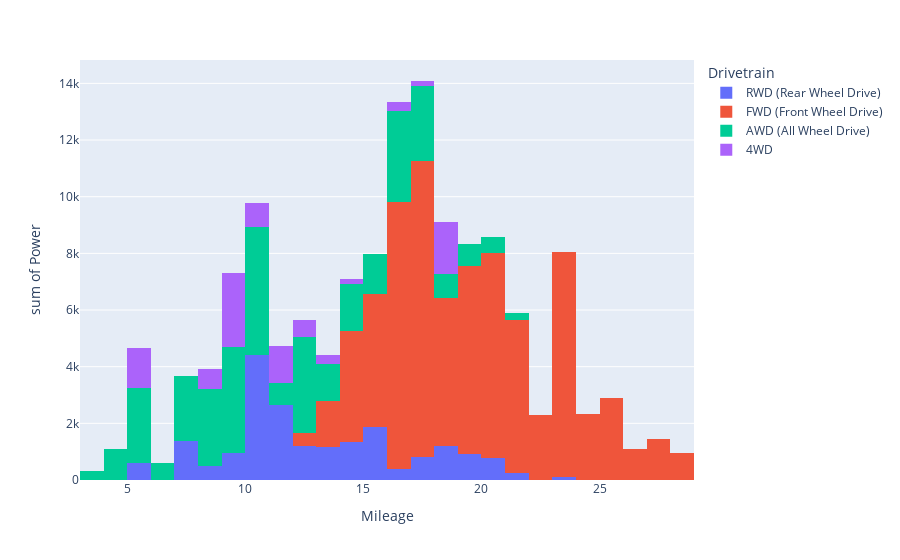

The code cell stored with this chart in its notebook:
### Code cell
fig = px.histogram(df, x = 'Mileage' , y = 'Power' , color = 'Drivetrain', nbins = 30)
fig.show()

### Figure 1 — Plotly figure (JSON) as saved in the notebook; plotly's stock layout.template omitted (floating-point values rounded to 4 significant figures; data arrays with more than 128 entries replaced by an {"elided": "..."} marker saying what was removed)
{"data": [{"alignmentgroup": "True", "bingroup": "x", "histfunc": "sum", "hovertemplate": "Drivetrain=RWD (Rear Wheel Drive)<br>Mileage=%{x}<br>sum of Power=%{y}<extra></extra>", "legendgroup": "RWD (Rear Wheel Drive)", "marker": {"color": "#636efa", "pattern": {"shape": ""}}, "name": "RWD (Rear Wheel Drive)", "nbinsx": 30, "offsetgroup": "RWD (Rear Wheel Drive)", "orientation": "v", "showlegend": true, "type": "histogram", "x": [23.6, 23.6, 21.9, 23.6, 21.9, 15, 15, 13.8, 10, 11, 11, 11, 11, 13.12, 13.12, 19.33, 19.33, 19.33, 13, 10, 7.4, 7.4, 10, 7.9, 9.5, 16.5, 20, 17, 17, 18.49, 18.49, 18.49, 13.5, 17.6, 17.6, 17.6, 15.4, 15, 15.4, 15.4, 15.1, 10.83, 10.83, 10.75, 11.25, 11.25, 11.25, 15, 11.25, 10.75, 15.4, 15.1, 12.9, 14.24, 10.26, 10.01, 12.9, 12.62, 12.62, 17.05, 19.62, 19.62, 16.13, 7.6, 7.6, 9.8, 11.24, 11.24, 10.6, 5.5, 16.8, 16.8, 18.49, 18.49, 18.49, 18.49, 18.49, 18.49, 18.49, 14.1, 10.75, 8, 12.9, 18.12, 14.69, 15.01, 21.76, 14.3, 15.3, 10.7, 10.85, 14.23, 14.23, 20.45, 20.45, 20.45, 20.45, 20.45, 20.45, 10.77, 10.77, 10.77, 10.77], "xaxis": "x", "y": [37.48, 37.48, 37.48, 37.48, 37.48, 72, 72, 174.6, 246.6, 246.6, 177.5, 177.5, 246.6, 243.6, 243.6, 177.5, 177.5, 177.5, 395.5, 404.4, 295.9, 295.9, 453.7, 271.2, 505, 69.04, 113.4, 83.84, 83.84, 118.4, 118.4, 118.4, 119.3, 153.9, 147.9, 153.9, 147.9, 147.9, 147.9, 147.9, 147.9, 163.7, 163.7, 161.8, 147.9, 171.6, 171.6, 147.9, 163.7, 163.7, 147.9, 147.9, 174.6, 174.6, 163.7, 163.7, 174.6, 157.8, 157.8, 184.4, 187.4, 187.4, 254.5, 194.3, 335.4, 443.8, 572.1, 563.2, 601.7, 601.7, 33.53, 33.53, 82.85, 82.85, 82.85, 98.63, 98.63, 98.63, 98.63, 153.9, 425.1, 498.1, 552.3, 187.4, 254.5, 248.6, 185.4, 542.5, 292.9, 292.9, 292.9, 104.5, 104.5, 108.5, 108.5, 108.5, 108.5, 108.5, 108.5, 175.6, 175.6, 175.6, 175.6], "yaxis": "y"}, {"alignmentgroup": "True", "bingroup": "x", "histfunc": "sum", "hovertemplate": "Drivetrain=FWD (Front Wheel Drive)<br>Mileage=%{x}<br>sum of Power=%{y}<extra></extra>", "legendgroup": "FWD (Front Wheel Drive)", "marker": {"color": "#EF553B", "pattern": {"shape": ""}}, "name": "FWD (Front Wheel Drive)", "nbinsx": 30, "offsetgroup": "FWD (Front Wheel Drive)", "orientation": "v", "showlegend": true, "type": "histogram", "x": {"elided": "744 float values"}, "xaxis": "x", "y": {"elided": "744 float values"}, "yaxis": "y"}, {"alignmentgroup": "True", "bingroup": "x", "histfunc": "sum", "hovertemplate": "Drivetrain=AWD (All Wheel Drive)<br>Mileage=%{x}<br>sum of Power=%{y}<extra></extra>", "legendgroup": "AWD (All Wheel Drive)", "marker": {"color": "#00cc96", "pattern": {"shape": ""}}, "name": "AWD (All Wheel Drive)", "nbinsx": 30, "offsetgroup": "AWD (All Wheel Drive)", "orientation": "v", "showlegend": true, "type": "histogram", "x": [16.3, 16.3, 13.8, 17.06, 15.73, 15.73, 13.57, 12.8, 12.8, 12.8, 8.61, 18, 17.66, 17.66, 17.66, 11.86, 7.96, 7.9, 7.9, 7.9, 10.63, 10.63, 10.63, 6.71, 7.8, 8.6, 9, 19, 8.77, 9, 16, 16, 17.6, 16.3, 16.3, 16.3, 16.3, 17.1, 17.1, 10.91, 20.68, 20.68, 20.68, 16.3, 19.6, 15.73, 12.44, 12.44, 18.8, 16.4, 16.4, 13.32, 8.4, 14.75, 14.75, 11.68, 14.75, 17.2, 17.2, 17.2, 17.2, 12.9, 12.9, 12.9, 3.4, 16.2, 9, 9.8, 10.6, 8, 10.6, 10.6, 10.6, 5.5, 5.5, 5.5, 14.1, 18.3, 18.3, 16.38, 21.27, 17.2, 13.38, 13.38, 8.9, 9.1, 9, 14.9, 9.62, 16.46, 16.46, 10.8, 12.05, 12.05, 9.8, 5.5, 15.4, 15.4, 15.4, 4, 4, 11.56], "xaxis": "x", "y": [170.6, 170.6, 174.6, 139.1, 174.6, 174.6, 328.4, 236.7, 236.7, 461.6, 282.1, 258.4, 261.4, 261.4, 261.4, 335.4, 600.7, 271.2, 345.2, 424.1, 542.5, 542.5, 542.5, 601.7, 641.1, 581.9, 552.3, 599.7, 542.5, 596.7, 152.9, 152.9, 153.9, 170.6, 170.6, 170.6, 170.6, 170.6, 170.6, 197.3, 187.4, 187.4, 187.4, 189.4, 187.4, 187.4, 244.6, 244.6, 229.8, 185.4, 261.4, 244.6, 264.3, 245.6, 245.6, 248.6, 245.6, 221.9, 221.9, 315.6, 231.8, 270.2, 270.2, 297.9, 335.4, 542.5, 261.4, 552.3, 601.7, 601.7, 630.3, 593.8, 622.4, 660.8, 660.8, 671.7, 153.9, 191.3, 191.3, 177.5, 243.6, 231.8, 330.4, 258.4, 443.8, 443.8, 562.2, 778.2, 164.7, 261.4, 261.4, 244.6, 559.2, 559.2, 616.5, 659.9, 294.9, 294.9, 294.9, 500.1, 607.6, 199.2], "yaxis": "y"}, {"alignmentgroup": "True", "bingroup": "x", "histfunc": "sum", "hovertemplate": "Drivetrain=4WD<br>Mileage=%{x}<br>sum of Power=%{y}<extra></extra>", "legendgroup": "4WD", "marker": {"color": "#ab63fa", "pattern": {"shape": ""}}, "name": "4WD", "nbinsx": 30, "offsetgroup": "4WD", "orientation": "v", "showlegend": true, "type": "histogram", "x": [12.05, 18.56, 18.56, 18.56, 11.13, 11.9, 11.9, 13, 13, 13, 17, 17, 10.22, 14.24, 12.9, 16.25, 12.63, 11.5, 9.6, 9.6, 11.6, 10, 11.6, 5, 8.8, 5, 18.42, 16.38, 18, 18, 9.17, 9.17, 18, 9.17, 18, 9.17, 10.77], "xaxis": "x", "y": [175.6, 187.4, 244.6, 187.4, 170.6, 78.91, 78.91, 103.6, 103.6, 103.6, 83.84, 83.84, 119.3, 174.6, 174.6, 146.0, 246.6, 330.4, 510.9, 550.4, 330.4, 550.4, 330.4, 690.4, 690.4, 729.9, 182.5, 182.5, 254.5, 254.5, 388.6, 388.6, 254.5, 388.6, 254.5, 388.6, 175.6], "yaxis": "y"}], "layout": {"barmode": "relative", "legend": {"title": {"text": "Drivetrain"}, "tracegroupgap": 0}, "margin": {"t": 60}, "xaxis": {"anchor": "y", "domain": [0, 1], "title": {"text": "Mileage"}}, "yaxis": {"anchor": "x", "domain": [0, 1], "title": {"text": "sum of Power"}}}}
